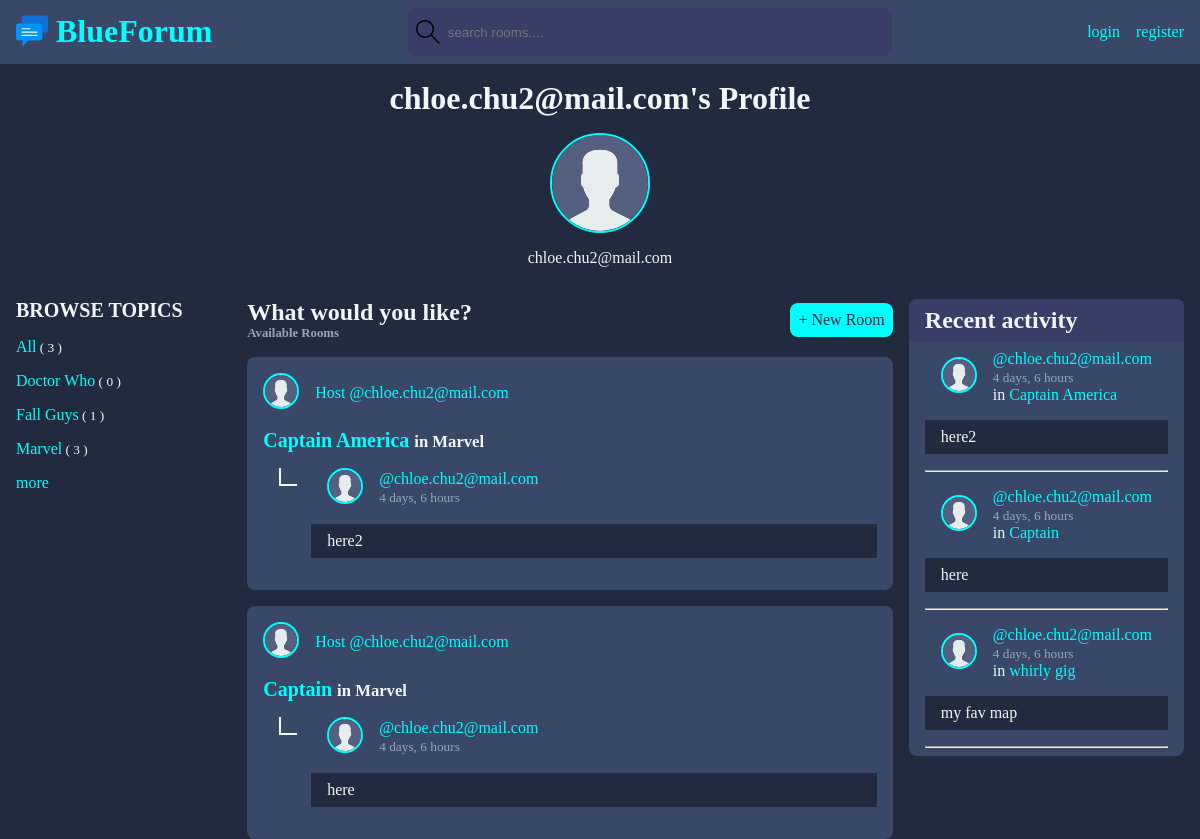
The app's page /profile/2/ with its own data.
### base/models.py (models this page shows, shortened)
class User(AbstractUser):
    first_name = models.CharField(max_length=200, null=True)
    last_name = models.CharField(max_length=200, null=True)
    email = models.EmailField(unique=True, null=True)
    bio = models.TextField(null=True)
    avatar = models.ImageField(null=True, default="avatar.svg")
    USERNAME_FIELD = 'email'
    REQUIRED_FIELDS = []

class Topic(models.Model):
    id = models.UUIDField(primary_key=True, default=uuid.uuid4, editable=False)
    name = models.CharField(max_length=200)
    updated = models.DateTimeField(auto_now=True)
    created = models.DateTimeField(auto_now_add=True)

class Room(models.Model):
    id = models.UUIDField(primary_key=True, default=uuid.uuid4, editable=False)
    topic = models.ForeignKey(Topic, on_delete=models.SET_NULL, null=True)
    host = models.ForeignKey(User, on_delete=models.SET_NULL, null=True)
    name = models.CharField(max_length=200)
    description = models.TextField(null=True, blank=True)
    participants = models.ManyToManyField(User, related_name='participants', blank=True)
    updated = models.DateTimeField(auto_now=True)
    created = models.DateTimeField(auto_now_add=True)
    class Meta:
        ordering = ["-updated", "-created"]
    def __str__(self):
        return str(self.name)

class Message(models.Model):
    user = models.ForeignKey(User, on_delete=models.CASCADE)
    room = models.ForeignKey(Room, on_delete=models.CASCADE)  # or models.SET_NULL
    body = models.TextField(null=False, blank=False)
    updated = models.DateTimeField(auto_now=True)
    created = models.DateTimeField(auto_now_add=True)
    class Meta:
        ordering = ["-updated", "-created"]
    def __str__(self):
        return str(self.body)

### base/views.py (the view)
# urls.py: path("profile/<str:pk>/", views.user_profile, name="user"),
def user_profile(request, pk):
    userinfo = User.objects.get(id=pk)
    rooms = userinfo.room_set.all().filter(host__id=pk).order_by('-created')
    for room in rooms:
        try:
            room.latest_message = room.message_set.latest('created')
        except Exception as err:
            room.latest_message = None
    topics = Topic.objects.all()
    room_count = rooms.count()
    topics = Topic.objects.all()
    recent_messages = userinfo.message_set.all().order_by('-created')
    context = {
        'userinfo': userinfo,
        'rooms': rooms,
        'topics': topics,
        'recent_messages': recent_messages,
    }
    return render(request, 'base/profile.html', context)

### base/templates/base/profile.html
{% extends "main.html" %}
{% block content %} {% include 'base/components/mobile_nav.html'%}
<div class="profileinfo">
	{% if request.user == userinfo %}
	<h1>My Profile Page</h1>
	<a href="{% url 'update_user' %}">edit profile</a>
	{% else %}
	<h1>{{userinfo.email}}'s Profile</h1>
	{% endif %}
	<div class="userinfo">
		<img
			class="fullprofile"
			src="{{userinfo.avatar.url}}"
			alt="{{userinfo}} avatar"
		/>
		<div class="name">{{userinfo.email}}</div>
	</div>
</div>
<div class="home-container">
	<div class="mobile-hide">{% include 'base/components/topic_list.html'%}</div>
	<div>{% include 'base/components/room_list.html'%}</div>
	<div class="mobile-hide">{% include 'base/components/activity.html'%}</div>
</div>
{% endblock content %}

### base/templates/base/components/topic_list.html
<div class="topics-container">
	<h3>BROWSE TOPICS</h3>
	<div>
		<a href="{% url 'home' %}">All</a
		><small class="count"> ( {{topics.count}} )</small>
	</div>
	{% for topic in topics %}
	<div>
		<a href="{% url 'home' %}?q={{ topic.name }}">{{ topic.name }}</a
		><small class="count"> ( {{topic.room_set.all.count}} )</small>
	</div>
	{% endfor %}
	<a href="{% url 'topics' %}" class="">more</a>
</div>

### base/templates/base/components/room_list.html (shortened to what this page needs)
<div class="room-container">
	<div class="top-row">
		<div class="left">
			<h2>What would you like?</h2>
			<h3>{{ room_count }} Available Rooms</h3>
		</div>
		<div class="right">
			<a href="{% url 'create-room' %}" class="btn btn-secondary">+ New Room</a>
		</div>
	</div>
	<div class="roomlist">
		{% for room in rooms %}
		<div class="room-item">
			<div class="toprow flex">
				<a href="{% url 'user' room.host.id %}" class="flex"
					><div class="piccontainer">
						<img
							class="miniprofile"
							src="{{room.host.avatar.url}}"
							alt="{{room.host}} avatar"
						/>
					</div>
					<div>Host @{{ room.host }}</div></a
				>
			</div>
			<div class="content">
				<h3>
					<a href="{% url 'room' room.id %}">{{ room.name }}</a>
					<small>in {{ room.topic.name }}</small>
				</h3>
			</div>
			{% if room.latest_message is None %}
			<div class="bottomrow flex">
				<div>There is no posts here yet</div>
			</div>
			{% else %}
			<div class="bottomrow flex">
				<div class="content flex-col">
					<div class="meta flex">
						<div class="piccontainer">
							<a href="{% url 'user' room.latest_message.user.id %}"
								><img
									class="miniprofile"
									src="{{room.latest_message.user.avatar.url}}"
									alt="{{room.latest_message.user}} avatar"
							/></a>
						</div>
						<div class="flex-col">
							<div>
								<a href="{% url 'user' room.latest_message.user.id %}"
									>@{{room.latest_message.user}}</a
								>
							</div>
							<div>
								<small class="timestamp">
									{{room.latest_message.created|timesince}}</small
								>
							</div>
						</div>
					</div>
					<div class="minicomment">
						<p>{{room.latest_message}}</p>
					</div>
				</div>
			</div>
			{% endif%}
		</div>
		{% endfor %}
	</div>
</div>

### base/templates/base/components/activity.html (shortened to what this page needs)
<div class="feed widget">
	<div class="toprow">
		<h2>Recent activity</h2>
	</div>
	<div class="content flex-col">
		{% for message in recent_messages%}
		<div class="recent_messages flex-col">
			<div class="meta flex">
				<div class="piccontainer">
					<a href="{% url 'user' message.user.id %}"
						><img
							class="miniprofile"
							src="{{message.user.avatar.url}}"
							alt="{{message.user}} avatar"
					/></a>
				</div>
				<div class="flex-col">
					<div>
						<a href="{% url 'user' message.user.id %}">@{{message.user}}</a>
					</div>
					<div>
						<small class="timestamp"> {{message.created|timesince}}</small>
					</div>
					<div>
						in <a href="{%url 'room' message.room.id%}">{{message.room}}</a>
					</div>
				</div>
			</div>
			<div class="minicomment">
				<p>{{message}}</p>
			</div>
			<hr />
		</div>
		{%endfor%}
	</div>
</div>

### static/styles/index.css (style rules this page uses)
:root { --primary: #212a3e; --secondary: #394867; --tertiary: #393e67; --textprimary: #f1f6f9; --textsecondaty: #9ba4b5; --danger: rgb(255, 33, 0); --pbutton: aqua; --maxwidth: 1440px; }
h1 { font-size: 2rem; }
h2 { font-size: 1.5rem; }
h3 { font-size: 1.25rem; }
* { margin: 0; padding: 0; }
body { background-color: var(--primary); color: var(--textprimary); width: 100%; max-height: 100vh; display: flex; flex-direction: column; overflow-y: auto; }
.home-container { position: relative; display: grid; grid-template-columns: 1fr 3fr 1fr; grid-gap: 1rem; min-width: 80%; }
.topics-container { display: flex; flex-direction: column; gap: 1rem; position: sticky; }
.bottomrow { align-self: center; }
.room-container .top-row { display: flex; justify-content: space-between; align-items: center; margin-bottom: 1rem; gap: 1rem; }
.room-container .top-row h2 { color: var(--textprimary); }
.room-container .top-row h3 { font-size: 0.8rem; color: var(--textsecondaty); }
a { text-decoration: none; color: var(--pbutton); }
.roomlist { display: flex; flex-direction: column; gap: 1rem; }
.room-item { background-color: var(--secondary); border-radius: 8px; position: relative; padding: 1rem; }
.room-item .toprow { margin-bottom: 1rem; }
.room-item .content { margin-bottom: 1rem; }
.room-item .bottomrow { margin-left: 2rem; }
.bottomrow > .flex-col { flex-grow: 1; }
.profileinfo, .userinfo { display: flex; flex-direction: column; justify-content: center; align-items: center; margin-bottom: 1rem; gap: 1rem; }
.fullprofile { height: 6rem; width: 6rem; border-radius: 50%; border: 2px solid var(--pbutton); }
.feed { max-height: 100%; overflow-y: auto; }
.widget { display: flex; flex-direction: column; background-color: var(--secondary); border-radius: 8px; max-height: 100%; overflow-y: auto; }
.widget .toprow { background-color: var(--tertiary); padding: 0.5rem 1rem; border-top-left-radius: 8px; border-top-right-radius: 8px; display: inline-flex; gap: 1rem; align-items: center; }
.widget .content { padding: 0.5rem 1rem; }
.flex { display: flex; flex-direction: row; gap: 1rem; align-items: center; }
.flex-col { display: flex; flex-direction: column; gap: 1rem; }
.content { gap: 1rem; }
.miniprofile { height: 2rem; width: 2rem; border-radius: 50%; border: 2px solid var(--pbutton); }
.minicomment { background-color: var(--primary); padding: 0.5rem 1rem; padding-right: 2rem; position: relative; }
.timestamp { color: var(--textsecondaty); }
.btn { background-color: transparent; border: none; display: inline-flex; align-items: center; justify-content: center; gap: 1rem; transition: all ease-in-out 0.3s; padding: 1rem 2rem; border-radius: 5px; box-shadow: 1px 1px 3px 1px rgba(0, 0, 0, 0.15); font-weight: 500; }
.btn-secondary { border-radius: 0.5rem; background-color: var(--pbutton); padding: 0.5rem; color: var(--primary); }
.meta { padding: 0 1rem; align-items: center; }
.meta .flex-col { gap: 0; }

### records on screen
User: email "chloe.chu2@mail.com", avatar (placeholder picture)
Topic: name "Doctor Who", room_set.all.count "0"
Topic: name "Fall Guys", room_set.all.count "1"
Topic: name "Marvel", room_set.all.count "3"
Room: host.avatar (placeholder picture), host "chloe.chu2@mail.com", name "Captain America", topic.name "Marvel", latest_message.user.avatar (placeholder picture), latest_message.user "chloe.chu2@mail.com", latest_message.created "4 days, 6 hours", latest_message "here2"
Room: host.avatar (placeholder picture), host "chloe.chu2@mail.com", name "Captain", topic.name "Marvel", latest_message.user.avatar (placeholder picture), latest_message.user "chloe.chu2@mail.com", latest_message.created "4 days, 6 hours", latest_message "here"
Message: user.avatar (placeholder picture), user "chloe.chu2@mail.com", created "4 days, 6 hours", room "Captain America", body "here2"
Message: user.avatar (placeholder picture), user "chloe.chu2@mail.com", created "4 days, 6 hours", room "Captain", body "here"
Message: user.avatar (placeholder picture), user "chloe.chu2@mail.com", created "4 days, 6 hours", room "whirly gig", body "my fav map"

### other values on screen
{{ topics.count }} "3"
